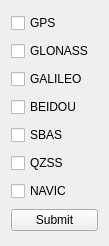
<?xml version="1.0" encoding="UTF-8"?>
<ui version="4.0">
 <class>ConstellationSelectionPopupView</class>
 <widget class="QWidget" name="ConstellationSelectionPopupView">
  <property name="geometry">
   <rect>
    <x>0</x>
    <y>0</y>
    <width>109</width>
    <height>246</height>
   </rect>
  </property>
  <property name="windowTitle">
   <string>Form</string>
  </property>
  <layout class="QGridLayout" name="gridLayout">
   <item row="3" column="0">
    <widget class="QCheckBox" name="beidouCheckBox">
     <property name="text">
      <string>BEIDOU</string>
     </property>
    </widget>
   </item>
   <item row="6" column="0">
    <widget class="QCheckBox" name="navicCheckBox">
     <property name="text">
      <string>NAVIC</string>
     </property>
    </widget>
   </item>
   <item row="4" column="0">
    <widget class="QCheckBox" name="sbasCheckBox">
     <property name="text">
      <string>SBAS</string>
     </property>
    </widget>
   </item>
   <item row="0" column="0">
    <widget class="QCheckBox" name="gpsCheckBox">
     <property name="text">
      <string>GPS</string>
     </property>
    </widget>
   </item>
   <item row="5" column="0">
    <widget class="QCheckBox" name="qzssCheckBox">
     <property name="text">
      <string>QZSS</string>
     </property>
    </widget>
   </item>
   <item row="1" column="0">
    <widget class="QCheckBox" name="glonassCheckBox">
     <property name="text">
      <string>GLONASS</string>
     </property>
    </widget>
   </item>
   <item row="2" column="0">
    <widget class="QCheckBox" name="galileoCheckBox">
     <property name="text">
      <string>GALILEO</string>
     </property>
    </widget>
   </item>
   <item row="7" column="0">
    <widget class="QPushButton" name="submitConstellationsButton">
     <property name="text">
      <string>Submit</string>
     </property>
    </widget>
   </item>
  </layout>
 </widget>
 <resources/>
 <connections/>
</ui>
